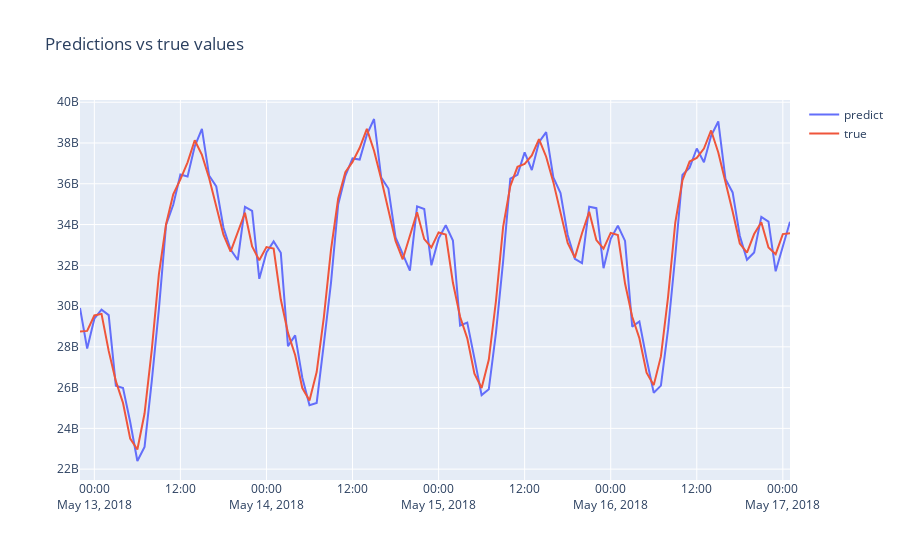

Here is the notebook cell this chart was saved with:
### Code cell
fig = go.Figure()

fig.add_trace(go.Scatter(x=df_predict["date"], y=df_predict["predict"], name="predict"))
fig.add_trace(go.Scatter(x=df_predict["date"], y=df_predict["true"], name="true"))

fig.update_layout(title="Predictions vs true values")
